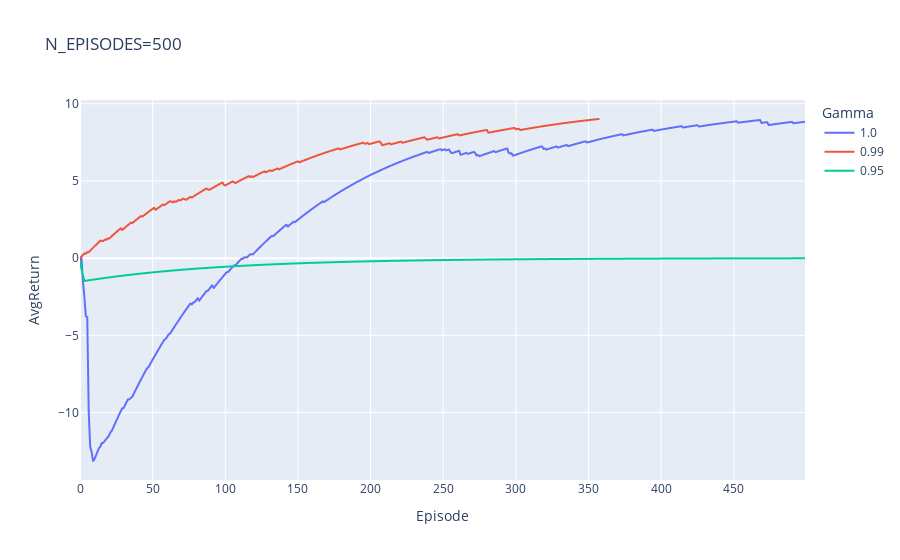

Here is the notebook cell this chart was saved with:
### Code cell
fig = px.line(df, x="Episode", y="AvgReturn", color="Gamma", title=f"N_EPISODES={N_EPISODES}")
fig.show()

### Figure 1 — Plotly figure (JSON) as saved in the notebook; plotly's stock layout.template omitted (floating-point values rounded to 4 significant figures; data arrays with more than 128 entries replaced by an {"elided": "..."} marker saying what was removed)
{"data": [{"hovertemplate": "Gamma=1.0<br>Episode=%{x}<br>AvgReturn=%{y}<extra></extra>", "legendgroup": "1.0", "line": {"color": "#636efa", "dash": "solid"}, "marker": {"symbol": "circle"}, "mode": "lines", "name": "1.0", "showlegend": true, "type": "scattergl", "x": {"elided": "500 int values"}, "xaxis": "x", "y": {"elided": "500 float values"}, "yaxis": "y"}, {"hovertemplate": "Gamma=0.99<br>Episode=%{x}<br>AvgReturn=%{y}<extra></extra>", "legendgroup": "0.99", "line": {"color": "#EF553B", "dash": "solid"}, "marker": {"symbol": "circle"}, "mode": "lines", "name": "0.99", "showlegend": true, "type": "scattergl", "x": {"elided": "358 int values"}, "xaxis": "x", "y": {"elided": "358 float values"}, "yaxis": "y"}, {"hovertemplate": "Gamma=0.95<br>Episode=%{x}<br>AvgReturn=%{y}<extra></extra>", "legendgroup": "0.95", "line": {"color": "#00cc96", "dash": "solid"}, "marker": {"symbol": "circle"}, "mode": "lines", "name": "0.95", "showlegend": true, "type": "scattergl", "x": {"elided": "500 int values"}, "xaxis": "x", "y": {"elided": "500 float values"}, "yaxis": "y"}], "layout": {"legend": {"title": {"text": "Gamma"}, "tracegroupgap": 0}, "title": {"text": "N_EPISODES=500"}, "xaxis": {"anchor": "y", "domain": [0, 1], "title": {"text": "Episode"}}, "yaxis": {"anchor": "x", "domain": [0, 1], "title": {"text": "AvgReturn"}}}}
